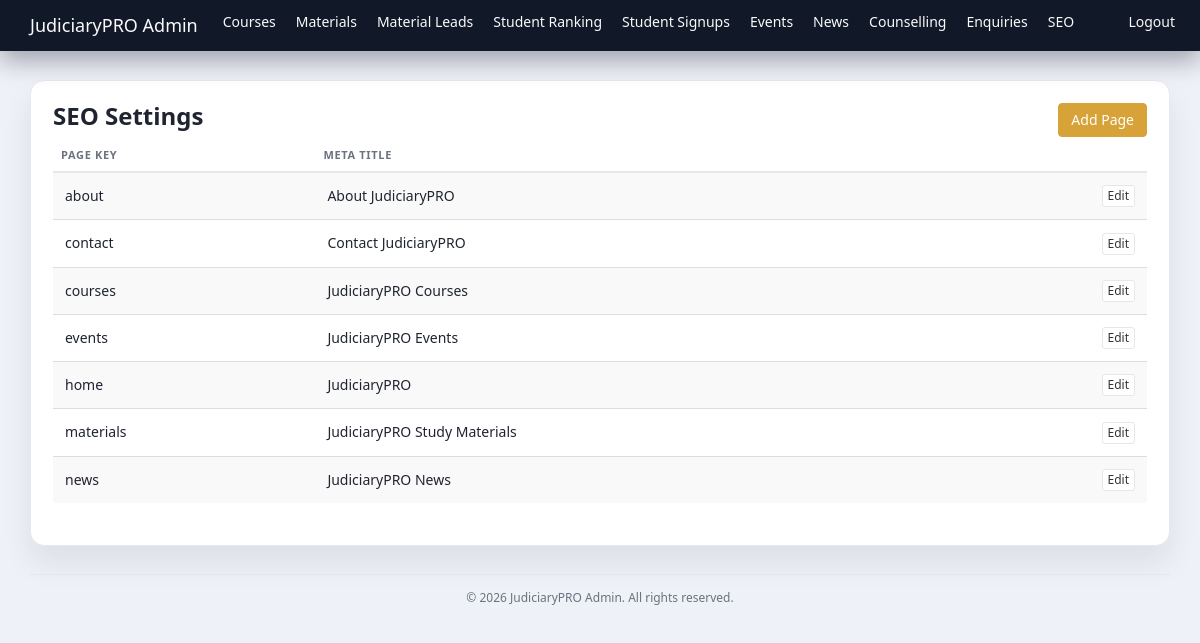
The page /admin/seo.php (signed in) on the database its author committed.
### tables this page shows
CREATE TABLE IF NOT EXISTS seo_meta (
    id INT AUTO_INCREMENT PRIMARY KEY,
    page_key VARCHAR(100) NOT NULL UNIQUE,
    meta_title VARCHAR(200),
    meta_description TEXT,
    meta_keywords TEXT,
    og_title VARCHAR(200),
    og_description TEXT,
    og_image VARCHAR(255),
    twitter_title VARCHAR(200),
    twitter_description TEXT,
    twitter_image VARCHAR(255),
    canonical_url VARCHAR(255),
    robots VARCHAR(50)
);

### includes/functions.php (called while the page is built, shortened)
<?php
function db()
{
    static $pdo;
    if ($pdo === null) {
        $pdo = require __DIR__ . '/db.php';
    }
    return $pdo;
}
function h($value)
{
    return htmlspecialchars((string)$value, ENT_QUOTES, 'UTF-8');
}

### admin/seo.php (the view, shortened to what this page needs)
<?php
$perPage = 10;
$page = max(1, (int)($_GET['page'] ?? 1));
$offset = ($page - 1) * $perPage;
$stmt = db()->prepare('SELECT * FROM seo_meta ORDER BY page_key LIMIT ? OFFSET ?');
$stmt->bindValue(1, $perPage, PDO::PARAM_INT);
$stmt->bindValue(2, $offset, PDO::PARAM_INT);
$stmt->execute();
$seoRows = $stmt->fetchAll();
include __DIR__ . '/includes/header.php';
?>
<div class="admin-card">
    <div class="clearfix">
        <h3 class="pull-left">SEO Settings</h3>
        <a class="btn btn-primary pull-right" href="seo-edit.php">Add Page</a>
    </div>
    <table class="table table-striped">
        <thead>
        <tr>
            <th>Page Key</th>
            <th>Meta Title</th>
            <th></th>
        </tr>
        </thead>
        <tbody>
        <?php foreach ($seoRows as $row): ?>
            <tr>
                <td><?= h($row['page_key']) ?></td>
                <td><?= h($row['meta_title']) ?></td>
                <td class="text-right">
                    <a class="btn btn-xs btn-default" href="seo-edit.php?id=<?= (int)$row['id'] ?>">Edit</a>
                </td>
            </tr>
        <?php endforeach; ?>
        </tbody>
    </table>
</div>
<?php include __DIR__ . '/includes/footer.php'; ?>

### admin/includes/header.php (shortened to what this page needs)
<!doctype html>
<html lang="en">
<head>
    <link rel="stylesheet" href="../assets/libs/bootstrap/css/bootstrap.min.css">
    <link rel="stylesheet" href="../assets/libs/fontawesome/css/font-awesome.min.css">
</head>
<body>
<nav class="navbar navbar-inverse navbar-fixed-top">
    <div class="container">
        <div class="navbar-header">
            <a class="navbar-brand" href="index.php">JudiciaryPRO Admin</a>
        </div>
        <div class="collapse navbar-collapse" id="admin-navbar">
            <ul class="nav navbar-nav">
                <li><a href="courses.php">Courses</a></li>
                <li><a href="materials.php">Materials</a></li>
                <li><a href="material-leads.php">Material Leads</a></li>
                <li><a href="students.php">Student Ranking</a></li>
                <li><a href="signups.php">Student Signups</a></li>
                <li><a href="events.php">Events</a></li>
                <li><a href="news.php">News</a></li>
                <li><a href="counselling.php">Counselling</a></li>
                <li><a href="enquiries.php">Enquiries</a></li>
                <li><a href="seo.php">SEO</a></li>
            </ul>
            <ul class="nav navbar-nav navbar-right">
                <li><a href="logout.php">Logout</a></li>
            </ul>
        </div>
    </div>
</nav>
<div class="container">

### admin/includes/footer.php (shortened to what this page needs)
    <div class="admin-footer">
        &copy; <?= h(date('Y')) ?> JudiciaryPRO Admin. All rights reserved.
    </div>
</div>
</body>
</html>

### admin/includes/header.php (style rules this page uses)
:root { --admin-bg: #eef1f7; --admin-surface: #ffffff; --admin-ink: #1f2430; --admin-muted: #6b7280; --admin-accent: #d7a338; --admin-shadow: 0 18px 30px rgba(31, 36, 48, 0.08); --admin-radius: 14px; }
body { padding-top: 80px; background: var(--admin-bg); color: var(--admin-ink); font-family: "Poppins", "Segoe UI", sans-serif; }
.navbar-inverse { background: #111827; border-color: #111827; box-shadow: 0 10px 24px rgba(17, 24, 39, 0.35); }
.navbar-inverse .navbar-brand, .navbar-inverse .navbar-nav > li > a { color: #f9fafb; }
.navbar-inverse .navbar-nav { display: flex; flex-wrap: wrap; }
.navbar-inverse .navbar-nav > li { float: none; }
.navbar-inverse .navbar-nav > li > a { padding: 12px 10px; }
.navbar-inverse .navbar-collapse { max-height: none; }
.admin-card { background: var(--admin-surface); border: 1px solid #e6e8ef; padding: 22px; border-radius: var(--admin-radius); box-shadow: var(--admin-shadow); }
.admin-card h3 { font-weight: 700; margin-top: 0; }
.table > thead > tr > th { border-bottom: 2px solid #e5e7eb; text-transform: uppercase; letter-spacing: 0.06em; font-size: 11px; color: var(--admin-muted); }
.table > tbody > tr > td { vertical-align: middle; padding: 12px; }
.btn-primary { background: var(--admin-accent); border-color: var(--admin-accent); }
.btn-default { border-color: #e5e7eb; }
.admin-footer { margin-top: 28px; padding: 14px 0 10px; text-align: center; color: var(--admin-muted); font-size: 12px; border-top: 1px solid #e5e7eb; }

### rows shown on the page
seo_meta: page_key "about", meta_title "About JudiciaryPRO"
seo_meta: page_key "contact", meta_title "Contact JudiciaryPRO"
seo_meta: page_key "courses", meta_title "JudiciaryPRO Courses"
seo_meta: page_key "events", meta_title "JudiciaryPRO Events"
seo_meta: page_key "home", meta_title "JudiciaryPRO"
seo_meta: page_key "materials", meta_title "JudiciaryPRO Study Materials"
seo_meta: page_key "news", meta_title "JudiciaryPRO News"
